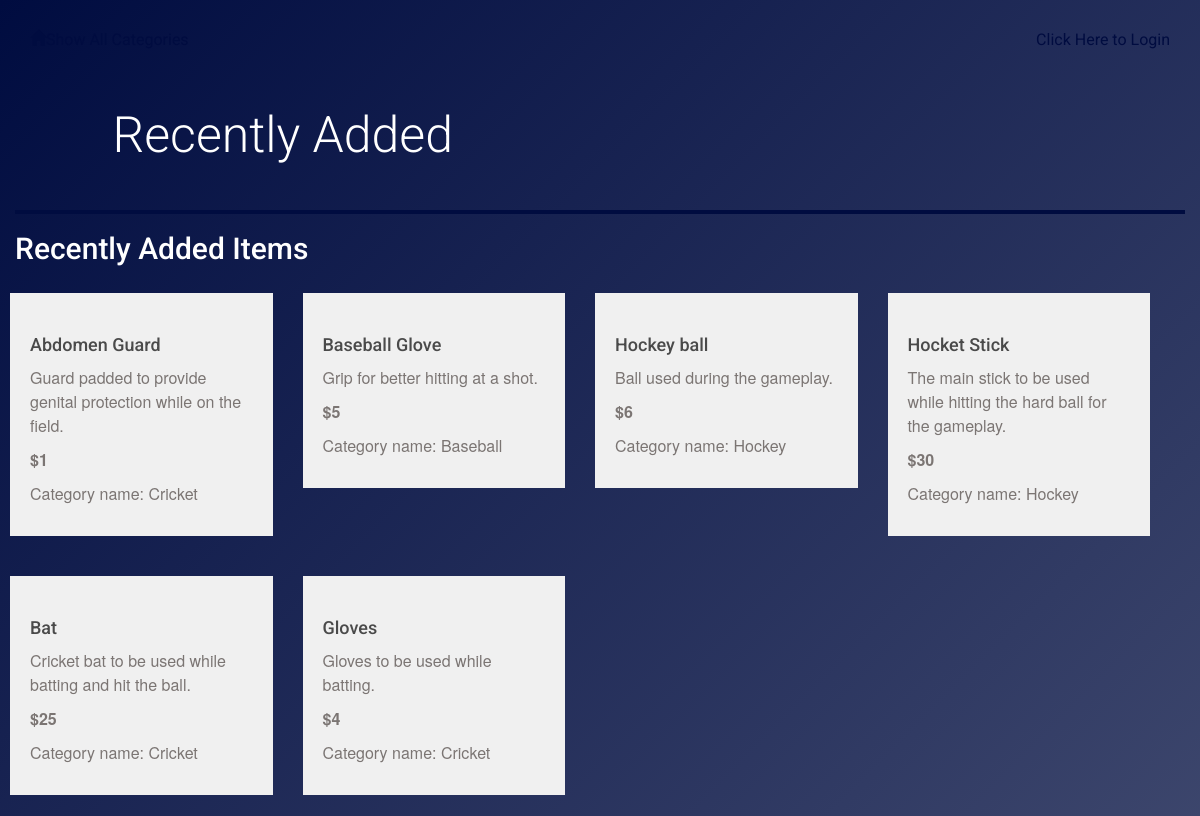
The app's page /recentlyadded, older data.
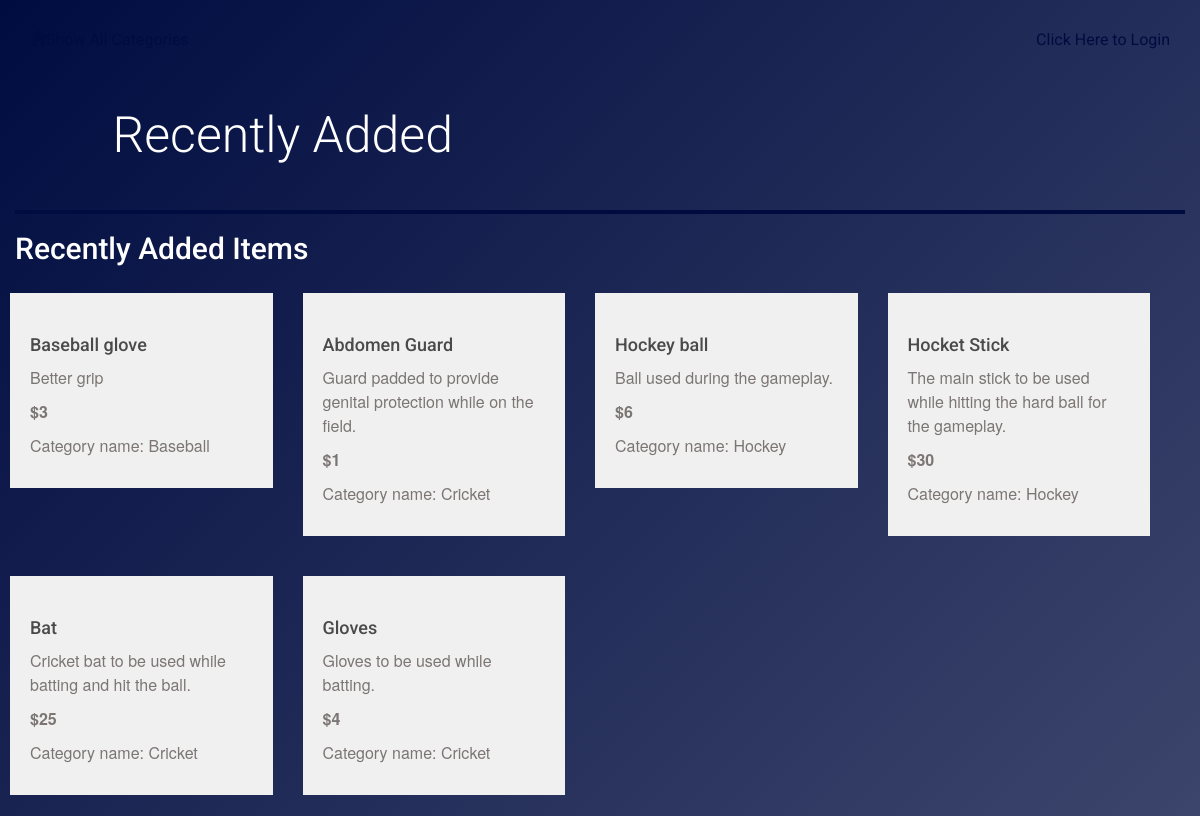
The same page, newer data.
### database_setup.py (models this page shows, shortened)
class Item(Base):
    __tablename__ = 'item'
    name = Column(String(80), nullable=False)
    id = Column(Integer, primary_key=True)
    description = Column(String(250))
    date = Column(DateTime, default=datetime.datetime.utcnow)
    price = Column(String(8))
    category_id = Column(Integer, ForeignKey('category.id'))
    category = relationship(Category)
    user_id = Column(Integer, ForeignKey('user.id'))
    user = relationship(User)

class Category(Base):
    __tablename__ = 'category'
    id = Column(Integer, primary_key=True)
    name = Column(String(250), nullable=False)
    user_id = Column(Integer, ForeignKey('user.id'))
    user = relationship(User)

### project.py (the view)
@app.route('/recentlyadded', methods=['GET', 'POST'])
def recentlyAdded():
    categories = session.query(Category).order_by(asc(Category.name))
    items = session.query(Item).order_by(desc(Item.date)).limit(8)
    return render_template('recentlyAdded.html',
                           items=items, category=categories)

### templates/recentlyAdded.html (shortened to what this page needs)
{% extends "main.html" %}
{% block content %}
{% include "header.html" %}
	<div class="row banner menu">
		<div class="col-md-11 col-md-offset-1 padding-none">
			<h1>Recently Added</h1>
		</div>
	</div>
	<div class="row divider green">
		<div class="col-md-12"></div>
	</div>
	<div class="row">
			<div class="col-md-1"></div>
			<h2> Recently Added Items</h2>
			{% for i in items %}
			<div class="col-md-3">
							<div class="menu-item">
								<h3>{{i.name}}</h3>
								<p>{{i.description}}</p>
								<p class="menu-price">${{i.price}}</p>
								<p>Category name: {{i.category.name}}</p>
							</div>
			</div>
			{% endfor %}
			</div>
		</div>
{% endblock %}

### templates/main.html (shortened to what this page needs)
<!DOCTYPE html>
<html lang="en">
	<head>
		<link rel="stylesheet" href="//netdna.bootstrapcdn.com/bootstrap/3.1.1/css/bootstrap.min.css">
		<link rel=stylesheet type=text/css href="{{ url_for('static', filename='styles.css') }}">
	</head>
	<body>
		<div class="container">
			{% block content %}
			{% endblock %}
	</body>
</html>

### templates/header.html
<div class="row top-menu">
	<div class="col-md-6">
		<a href="{{url_for('showCategory')}}">
			<span class="glyphicon glyphicon-home" aria-hidden="true"></span>Show All Categories
		</a>
	</div>
	<div class="col-md-6 text-right">
					{%if 'username' not in session %}
			<a href="{{url_for('showLogin')}}">Click Here to Login </a>
			{% else %}
			<a href="{{url_for('disconnect')}}">Logout </a>
			{% endif %}
	</div>
</div>

### static/styles.css (style rules this page uses)
* { font-family: "Helvetica Neue Bold", Roboto, Helvetica, Arial, sans-serif; font-weight: 700; }
body { width: 100wh; height: 90vh; color: #fff; background: linear-gradient(-45deg,#f0f2f0, #000C40); background-size: 400% 400%; -webkit-animation: Gradient 15s ease infinite; -moz-animation: Gradient 15s ease infinite; animation: Gradient 6s ease infinite; }
h1 { font-family: "Helvetica Neue Light", Roboto, Helvetica, Arial, sans-serif; font-size: 50px; color: white; line-height: 60px; font-weight: 300; }
h2 { font-size: 30px; color: white; line-height: 29px; }
h3 { font-size: 18px; color: #4A4A4A; line-height: 23px; }
p { font-family: "Helvetica Neue", Roboto, Helvetica, Arial, sans-serif; font-size: 16px; color: #7B7573; line-height: 24px; font-weight: 400; }
a { font-size: 14px; color: #0093B9; line-height: 17px; }
.padding-none { padding: 0px; }
.top-menu { padding-top: 30px; padding-bottom: 10px; }
.top-menu a { margin-bottom: 0; line-height: 16px; font-size: 16px; color: #000C40; font-weight: 400; }
.divider { height: 4px; }
.divider.green { background-color: #000C40; }
.banner.menu { height: 150px; }
.banner h1 { margin: 45px 0; }
.menu-item { background: #F0F0F0; padding: 20px; margin: 20px; margin-left: -20px; }
.menu-price { font-weight: 700; }

Row changes from the older to the newer data that the page shows:
removed Item: name "Baseball Glove", description "Grip for better hitting at a shot.", price "5", category.name "Baseball"
added Item: name "Baseball glove", description "Better grip", price "3", category.name "Baseball"
